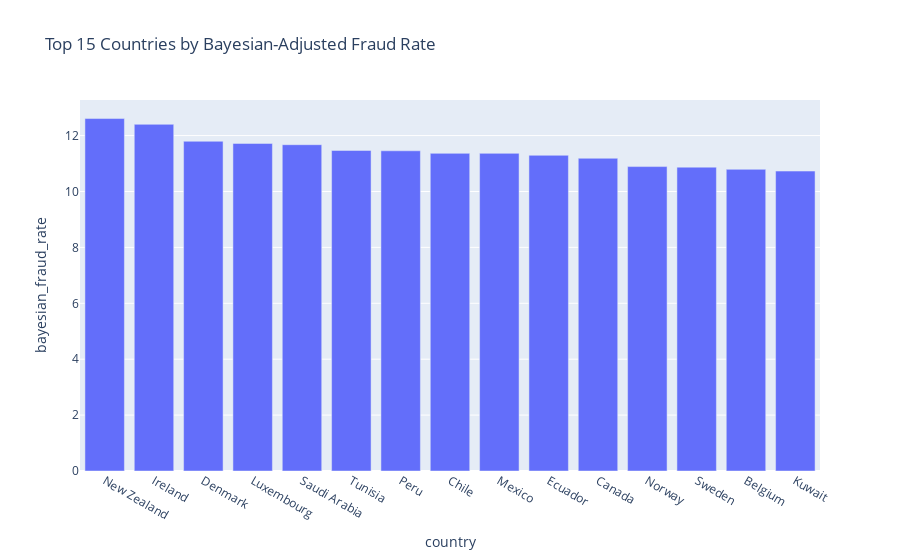

Notebook source saved alongside this figure:
### Code cell
# Visualize the top 15 countries by Bayesian-adjusted fraud rate
fig = px.bar(top_bayesian_rate_countries, 
             x=top_bayesian_rate_countries.index, 
             y='bayesian_fraud_rate',
             title='Top 15 Countries by Bayesian-Adjusted Fraud Rate',
             labels={'x': 'Country', 'y': 'Adjusted Fraud Rate (%)'},
             hover_data=['total_transactions', 'fraudulent_transactions', 'fraud_rate'])
fig.show()

### Figure 1 — Plotly figure (JSON) as saved in the notebook; plotly's stock layout.template omitted (floating-point values rounded to 4 significant figures)
{"data": [{"customdata": [[278.0, 62.0, 22.3], [240.0, 55.0, 22.92], [490.0, 78.0, 15.92], [72.0, 28.0, 38.89], [264.0, 50.0, 18.94], [118.0, 31.0, 26.27], [119.0, 31.0, 26.05], [417.0, 64.0, 15.35], [1121.0, 144.0, 12.85], [106.0, 28.0, 26.42], [2975.0, 348.0, 11.7], [609.0, 79.0, 12.97], [1090.0, 131.0, 12.02], [409.0, 56.0, 13.69], [90.0, 21.0, 23.33]], "hovertemplate": "country=%{x}<br>bayesian_fraud_rate=%{y}<br>total_transactions=%{customdata[0]}<br>fraudulent_transactions=%{customdata[1]}<br>fraud_rate=%{customdata[2]}<extra></extra>", "legendgroup": "", "marker": {"color": "#636efa", "pattern": {"shape": ""}}, "name": "", "orientation": "v", "showlegend": false, "textposition": "auto", "type": "bar", "x": ["New Zealand", "Ireland", "Denmark", "Luxembourg", "Saudi Arabia", "Tunisia", "Peru", "Chile", "Mexico", "Ecuador", "Canada", "Norway", "Sweden", "Belgium", "Kuwait"], "xaxis": "x", "y": [12.61, 12.4, 11.8, 11.72, 11.67, 11.47, 11.46, 11.36, 11.36, 11.29, 11.19, 10.89, 10.87, 10.79, 10.73], "yaxis": "y"}], "layout": {"barmode": "relative", "legend": {"tracegroupgap": 0}, "title": {"text": "Top 15 Countries by Bayesian-Adjusted Fraud Rate"}, "xaxis": {"anchor": "y", "domain": [0, 1], "title": {"text": "country"}}, "yaxis": {"anchor": "x", "domain": [0, 1], "title": {"text": "bayesian_fraud_rate"}}}}
